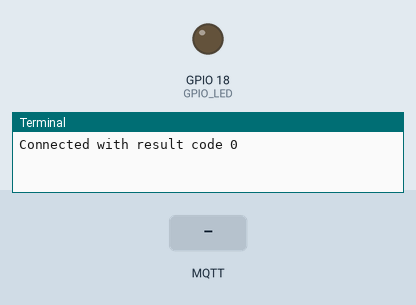
Recording of a program running on a simulated Raspberry Pi (BCM pin numbers). Shown: output pins drawn as LEDs (lit = HIGH), the last lines printed to the terminal. The test bench sets the inputs (shaded band). No MQTT or app messages arrive unless stated.

Above: at 1.3 s.
1.4 s: MQTT message "on" arrives on the first subscribed topic
At 2.3 s:
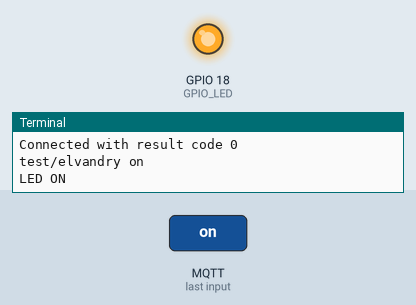
2.9 s: MQTT message "off" arrives on the first subscribed topic
At 3.4 s:
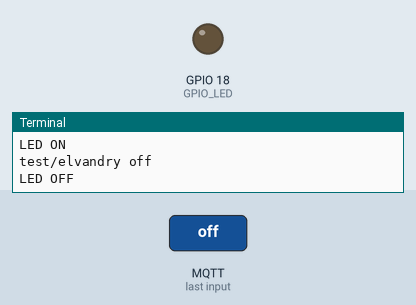
Timing chart, 0 to 5.9 s (numbered marks = the images above; inputs shaded):
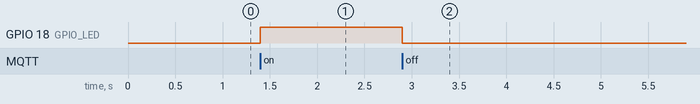

The program:

subscribe_led_control.py
```python
# Libraries
import paho.mqtt.client as mqtt
import time
import RPi.GPIO as GPIO

# MQTT Variables
broker = "broker.hivemq.com"
port = 1883
timeout = 60
topic = "test/elvandry"

# Set LED Pin
GPIO_LED = 18

# Callback function
def on_connect(client, userdata, flags, rc):
    print("Connected with result code "+str(rc))
    # Subscribing in on_connect() - if we lose the connection and
    # reconnect then subscriptions will be renewed.
    client.subscribe(topic,qos=2)

# The callback for when a PUBLISH message is received from the server.
def on_message(client, userdata, msg):
    print(msg.topic+" "+str(msg.payload.decode('utf-8')))
    payload_decoded = msg.payload.decode('utf-8')
    if payload_decoded == "on":
        print("LED ON")
        GPIO.output(GPIO_LED, GPIO.HIGH)

    elif payload_decoded == "off":
        print("LED OFF")
        GPIO.output(GPIO_LED, GPIO.LOW)

    else:
        print("Unknown command")

# GPIO Setup
GPIO.setmode(GPIO.BCM)
GPIO.setup(GPIO_LED, GPIO.OUT)

client = mqtt.Client()
client.on_connect = on_connect
client.on_message = on_message
client.connect(broker, port, timeout)
client.loop_forever()
```

Measured:
- after the input at 1.4 s, GPIO 18 (GPIO_LED): LOW → HIGH at once
- after the input at 2.9 s, GPIO 18 (GPIO_LED): HIGH → LOW at once
